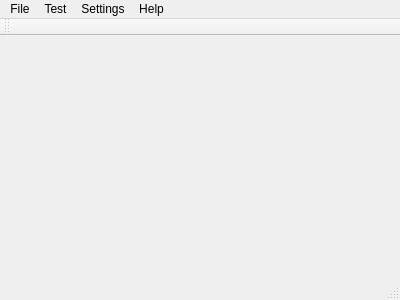
<?xml version="1.0" encoding="UTF-8"?>
<ui version="4.0">
 <class>MainWindow</class>
 <widget class="QMainWindow" name="MainWindow">
  <property name="geometry">
   <rect>
    <x>0</x>
    <y>0</y>
    <width>400</width>
    <height>300</height>
   </rect>
  </property>
  <property name="windowTitle">
   <string>MainWindow</string>
  </property>
  <widget class="QWidget" name="centralWidget">
   <layout class="QGridLayout" name="gridLayout">
    <item row="0" column="0">
     <widget class="QStackedWidget" name="widgetContainer">
      <property name="currentIndex">
       <number>0</number>
      </property>
      <widget class="QWidget" name="page_1"/>
      <widget class="QWidget" name="page_2"/>
     </widget>
    </item>
   </layout>
  </widget>
  <widget class="QMenuBar" name="menuBar">
   <property name="geometry">
    <rect>
     <x>0</x>
     <y>0</y>
     <width>400</width>
     <height>21</height>
    </rect>
   </property>
   <widget class="QMenu" name="menuFile">
    <property name="title">
     <string>File</string>
    </property>
    <addaction name="action_Quit"/>
   </widget>
   <widget class="QMenu" name="menuSettings">
    <property name="title">
     <string>Settings</string>
    </property>
    <addaction name="action_Settings"/>
   </widget>
   <widget class="QMenu" name="menuHelp">
    <property name="title">
     <string>Help</string>
    </property>
    <addaction name="actionAbout_Qt"/>
    <addaction name="actionAbout_Enigmasim"/>
   </widget>
   <widget class="QMenu" name="menuTest">
    <property name="title">
     <string>Test</string>
    </property>
   </widget>
   <addaction name="menuFile"/>
   <addaction name="menuTest"/>
   <addaction name="menuSettings"/>
   <addaction name="menuHelp"/>
  </widget>
  <widget class="QToolBar" name="mainToolBar">
   <attribute name="toolBarArea">
    <enum>TopToolBarArea</enum>
   </attribute>
   <attribute name="toolBarBreak">
    <bool>false</bool>
   </attribute>
  </widget>
  <widget class="QStatusBar" name="statusBar"/>
  <action name="actionAbout_Qt">
   <property name="text">
    <string>About &amp;Qt</string>
   </property>
  </action>
  <action name="actionAbout_Enigmasim">
   <property name="text">
    <string>About &amp;Enigmasim</string>
   </property>
  </action>
  <action name="action_Quit">
   <property name="text">
    <string>&amp;Quit</string>
   </property>
  </action>
  <action name="action_Settings">
   <property name="text">
    <string>&amp;Settings</string>
   </property>
  </action>
 </widget>
 <layoutdefault spacing="6" margin="11"/>
 <resources/>
 <connections/>
</ui>
